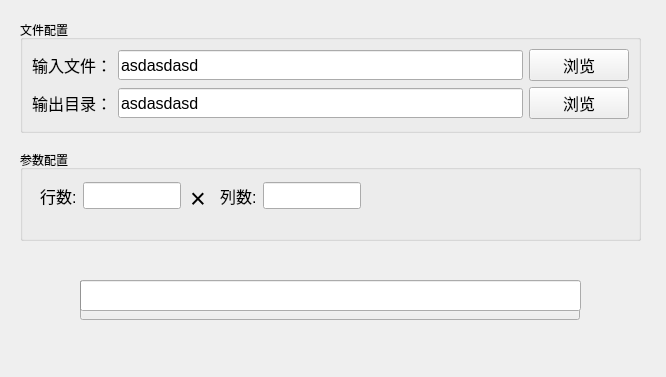
<?xml version="1.0" encoding="UTF-8"?>
<ui version="4.0">
 <class>MainWindow</class>
 <widget class="QMainWindow" name="MainWindow">
  <property name="geometry">
   <rect>
    <x>0</x>
    <y>0</y>
    <width>666</width>
    <height>377</height>
   </rect>
  </property>
  <property name="sizePolicy">
   <sizepolicy hsizetype="Preferred" vsizetype="Preferred">
    <horstretch>0</horstretch>
    <verstretch>0</verstretch>
   </sizepolicy>
  </property>
  <property name="windowTitle">
   <string>大图片切割工具</string>
  </property>
  <property name="windowOpacity">
   <double>1.000000000000000</double>
  </property>
  <widget class="QWidget" name="centralwidget">
   <widget class="QGroupBox" name="groupBox">
    <property name="geometry">
     <rect>
      <x>20</x>
      <y>20</y>
      <width>621</width>
      <height>113</height>
     </rect>
    </property>
    <property name="title">
     <string>文件配置</string>
    </property>
    <layout class="QVBoxLayout" name="verticalLayout">
     <item>
      <layout class="QHBoxLayout" name="OutputPathGroup">
       <property name="spacing">
        <number>6</number>
       </property>
       <item>
        <widget class="QLabel" name="label_input">
         <property name="font">
          <font>
           <pointsize>12</pointsize>
          </font>
         </property>
         <property name="text">
          <string>输入文件：</string>
         </property>
        </widget>
       </item>
       <item>
        <widget class="QLineEdit" name="lineEdit_input">
         <property name="minimumSize">
          <size>
           <width>0</width>
           <height>30</height>
          </size>
         </property>
         <property name="font">
          <font>
           <pointsize>12</pointsize>
          </font>
         </property>
         <property name="text">
          <string>asdasdasd</string>
         </property>
        </widget>
       </item>
       <item>
        <widget class="QPushButton" name="pushButton_input">
         <property name="enabled">
          <bool>true</bool>
         </property>
         <property name="minimumSize">
          <size>
           <width>100</width>
           <height>30</height>
          </size>
         </property>
         <property name="baseSize">
          <size>
           <width>0</width>
           <height>0</height>
          </size>
         </property>
         <property name="font">
          <font>
           <pointsize>12</pointsize>
          </font>
         </property>
         <property name="text">
          <string>浏览</string>
         </property>
         <property name="autoDefault">
          <bool>false</bool>
         </property>
        </widget>
       </item>
      </layout>
     </item>
     <item>
      <layout class="QHBoxLayout" name="InputPathGroup">
       <property name="spacing">
        <number>6</number>
       </property>
       <item>
        <widget class="QLabel" name="label_output">
         <property name="font">
          <font>
           <pointsize>12</pointsize>
          </font>
         </property>
         <property name="text">
          <string>输出目录：</string>
         </property>
        </widget>
       </item>
       <item>
        <widget class="QLineEdit" name="lineEdit_output">
         <property name="minimumSize">
          <size>
           <width>0</width>
           <height>30</height>
          </size>
         </property>
         <property name="font">
          <font>
           <pointsize>12</pointsize>
          </font>
         </property>
         <property name="text">
          <string>asdasdasd</string>
         </property>
         <property name="cursorPosition">
          <number>9</number>
         </property>
        </widget>
       </item>
       <item>
        <widget class="QPushButton" name="pushButton_output">
         <property name="minimumSize">
          <size>
           <width>100</width>
           <height>30</height>
          </size>
         </property>
         <property name="baseSize">
          <size>
           <width>0</width>
           <height>0</height>
          </size>
         </property>
         <property name="font">
          <font>
           <pointsize>12</pointsize>
          </font>
         </property>
         <property name="text">
          <string>浏览</string>
         </property>
        </widget>
       </item>
      </layout>
     </item>
    </layout>
   </widget>
   <widget class="QPushButton" name="pushButton_start">
    <property name="geometry">
     <rect>
      <x>80</x>
      <y>280</y>
      <width>500</width>
      <height>40</height>
     </rect>
    </property>
    <property name="minimumSize">
     <size>
      <width>500</width>
      <height>40</height>
     </size>
    </property>
    <property name="font">
     <font>
      <pointsize>12</pointsize>
     </font>
    </property>
    <property name="text">
     <string>开始处理</string>
    </property>
   </widget>
   <widget class="QGroupBox" name="groupBox_2">
    <property name="geometry">
     <rect>
      <x>20</x>
      <y>150</y>
      <width>621</width>
      <height>91</height>
     </rect>
    </property>
    <property name="title">
     <string>参数配置</string>
    </property>
    <widget class="QWidget" name="horizontalLayoutWidget_2">
     <property name="geometry">
      <rect>
       <x>20</x>
       <y>30</y>
       <width>141</width>
       <height>31</height>
      </rect>
     </property>
     <layout class="QHBoxLayout" name="horizontalLayout">
      <item>
       <widget class="QLabel" name="label_row">
        <property name="font">
         <font>
          <pointsize>12</pointsize>
         </font>
        </property>
        <property name="text">
         <string>行数:</string>
        </property>
       </widget>
      </item>
      <item>
       <widget class="QLineEdit" name="lineEdit_row">
        <property name="font">
         <font>
          <pointsize>12</pointsize>
         </font>
        </property>
       </widget>
      </item>
     </layout>
    </widget>
    <widget class="QWidget" name="horizontalLayoutWidget_4">
     <property name="geometry">
      <rect>
       <x>200</x>
       <y>30</y>
       <width>141</width>
       <height>31</height>
      </rect>
     </property>
     <layout class="QHBoxLayout" name="horizontalLayout_3">
      <item>
       <widget class="QLabel" name="label_col">
        <property name="font">
         <font>
          <pointsize>12</pointsize>
         </font>
        </property>
        <property name="text">
         <string>列数:</string>
        </property>
       </widget>
      </item>
      <item>
       <widget class="QLineEdit" name="lineEdit_col">
        <property name="font">
         <font>
          <pointsize>12</pointsize>
         </font>
        </property>
       </widget>
      </item>
     </layout>
    </widget>
    <widget class="QLabel" name="label_6">
     <property name="geometry">
      <rect>
       <x>170</x>
       <y>40</y>
       <width>21</width>
       <height>16</height>
      </rect>
     </property>
     <property name="font">
      <font>
       <pointsize>20</pointsize>
      </font>
     </property>
     <property name="text">
      <string>×</string>
     </property>
    </widget>
   </widget>
   <widget class="QProgressBar" name="progressBar">
    <property name="enabled">
     <bool>true</bool>
    </property>
    <property name="geometry">
     <rect>
      <x>80</x>
      <y>280</y>
      <width>501</width>
      <height>31</height>
     </rect>
    </property>
    <property name="acceptDrops">
     <bool>false</bool>
    </property>
    <property name="value">
     <number>0</number>
    </property>
    <property name="textVisible">
     <bool>false</bool>
    </property>
    <property name="invertedAppearance">
     <bool>false</bool>
    </property>
   </widget>
  </widget>
 </widget>
 <resources/>
 <connections/>
</ui>
